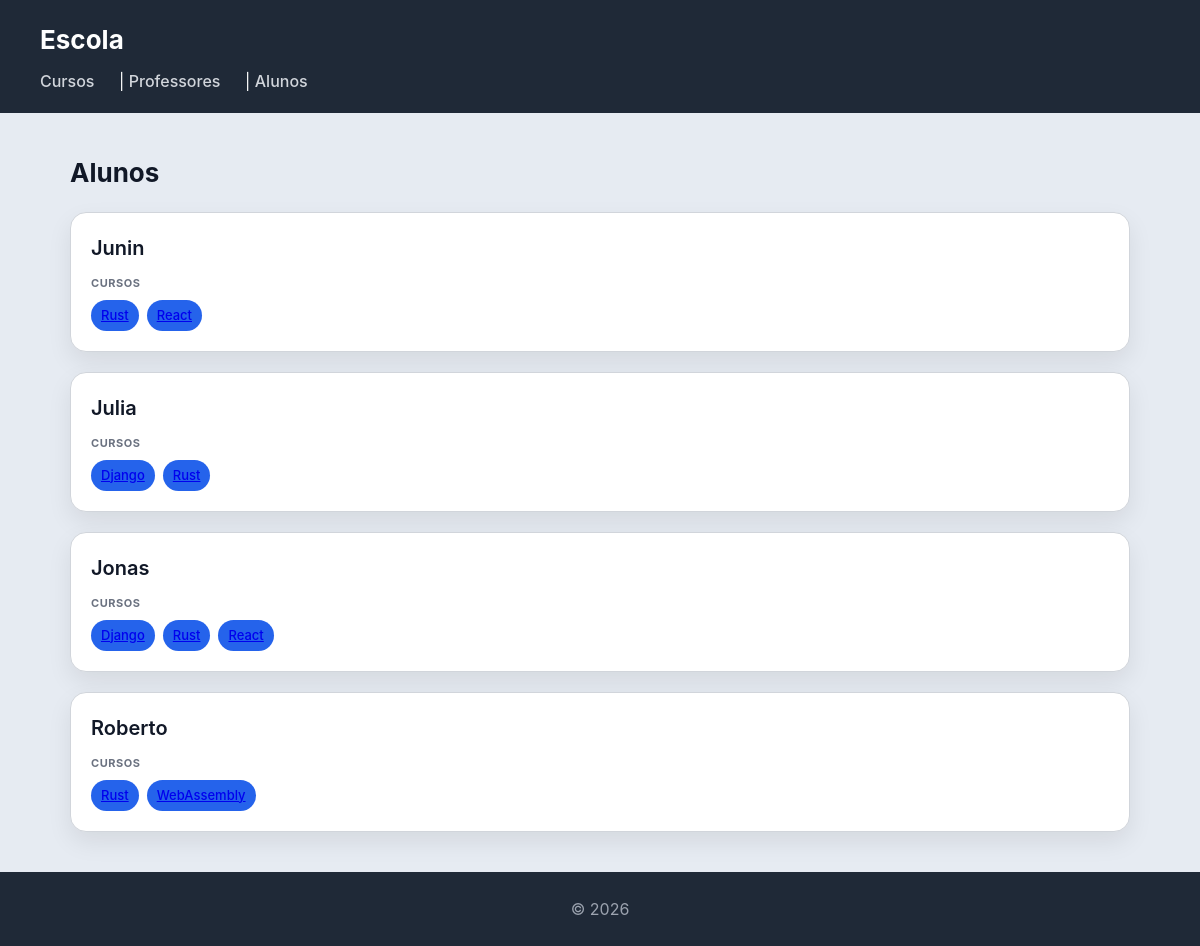
The page /escola/alunos/ on the database its author committed.
### escola/models.py (models this page shows)
class Aluno(models.Model):
    nome = models.CharField(max_length=100)
    numero = models.CharField(max_length=20, unique=True)
    def __str__(self):
        return self.nome

class Curso(models.Model):
    nome = models.CharField(max_length=100)
    imagem = models.ImageField(upload_to='cursos/', null=True, blank=True)
    professor = models.ForeignKey(Professor, on_delete=models.CASCADE, related_name='cursos')
    alunos = models.ManyToManyField(Aluno, related_name='cursos')
    def __str__(self):
        return self.nome

### escola/views.py (the view)
# urls.py: path('alunos/', views.alunos_view, name="alunos"),
def alunos_view(request):
    alunos = (Aluno.objects
                   .select_related()
                   .prefetch_related()
                   .all())
    return render(request, 'escola/alunos.html', {'alunos': alunos})

### escola/templates/escola/alunos.html
{% extends "escola/base.html" %}
{% block content %}
<h2>Alunos</h2>
<section>
    {% for aluno in alunos %}
    <article>
        <header>
            <h3>{{ aluno }}</h3>
        </header>
        <section>
            <h4>Cursos</h4>
            <ul>
                {% for curso in aluno.cursos.all %}
                    <li>
                        <a href="{% url 'curso' curso.id %}">
                        {{ curso }}
                        </a>
                    </li>
               {% endfor %}
            </ul>
        </section>
    </article>
    {% endfor %}
</section>
{% endblock %}

### escola/static/escola/styles.css (style rules this page uses)
* { box-sizing: border-box; margin: 0; padding: 0; }
body { font-family: "Inter", "Segoe UI", system-ui, -apple-system, sans-serif; background: #e6ebf2; color: #111827; line-height: 1.5; }
h2 { margin-bottom: 20px; font-size: 26px; }
section > article { background: white; padding: 20px; border-radius: 16px; border: 1px solid #d1d5db; box-shadow: 0 10px 25px rgba(0,0,0,0.08); transition: all 0.25s ease; margin-bottom: 20px; }
article > header { margin-bottom: 12px; }
article > header > h3 { font-size: 20px; font-weight: 600; margin-bottom: 4px; }
article > section { margin-top: 10px; }
article > section > h4 { font-size: 11px; text-transform: uppercase; color: #6b7280; margin-bottom: 8px; letter-spacing: 0.05em; }
article > section > ul { list-style: none; display: flex; flex-wrap: wrap; gap: 8px; }
article > section > ul > li { background: #2563eb; color: white; padding: 6px 10px; border-radius: 999px; font-size: 13px; font-weight: 500; }

### rows shown on the page
Aluno: nome "Junin"
Curso: nome "Rust"
Curso: nome "React"
Aluno: nome "Julia"
Curso: nome "Django"
Aluno: nome "Jonas"
Aluno: nome "Roberto"
Curso: nome "WebAssembly"
